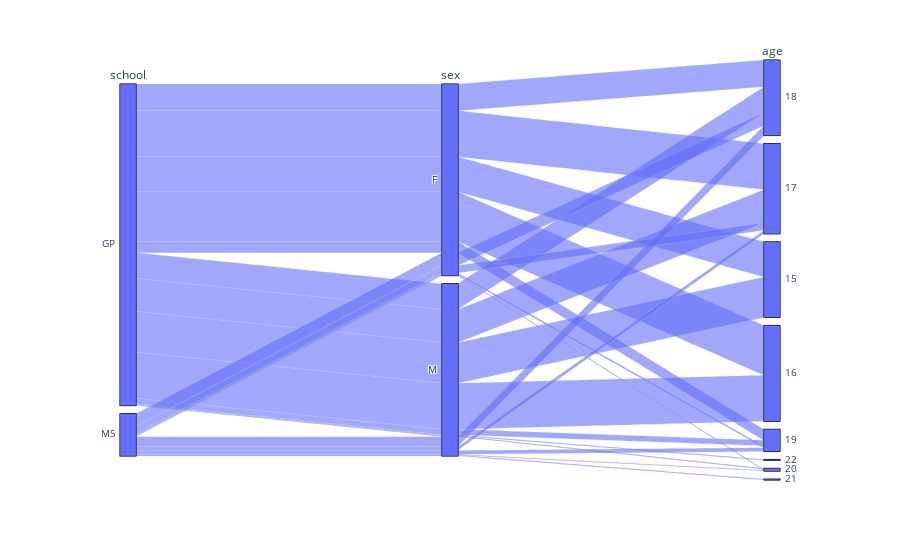

Write notebook code for a chart like this one.
### Code cell
school_sex_age = px.parallel_categories(df, dimensions=['school', 'sex', 'age'],
                                        labels={'school': 'school', 'sex': 'sex', 'age': 'age'})
school_sex_age.show()

### Figure 1 — Plotly figure (JSON) as saved in the notebook; plotly's stock layout.template omitted (floating-point values rounded to 4 significant figures; data arrays with more than 128 entries replaced by an {"elided": "..."} marker saying what was removed)
{"data": [{"dimensions": [{"label": "school", "values": {"elided": "395 str values"}}, {"label": "sex", "values": {"elided": "395 str values"}}, {"label": "age", "values": {"elided": "395 int values"}}], "domain": {"x": [0, 1], "y": [0, 1]}, "name": "", "type": "parcats"}], "layout": {"legend": {"tracegroupgap": 0}, "margin": {"t": 60}}}
